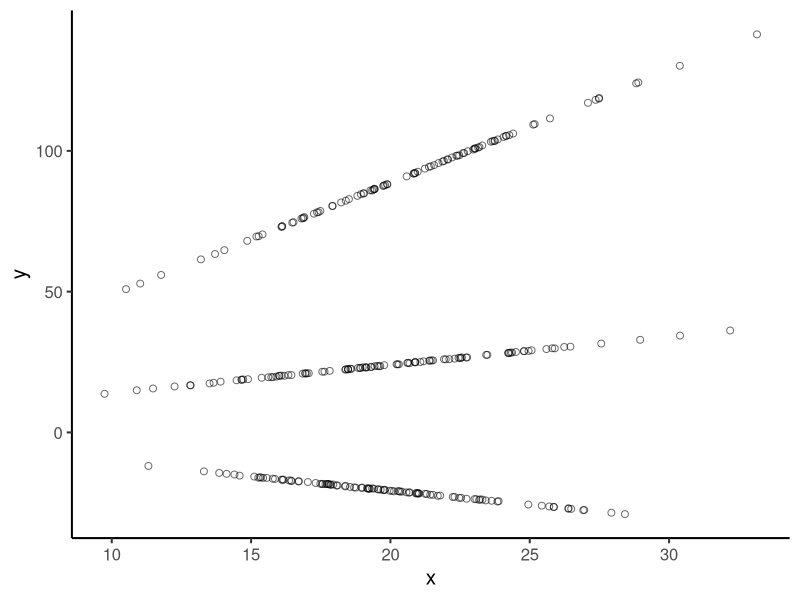
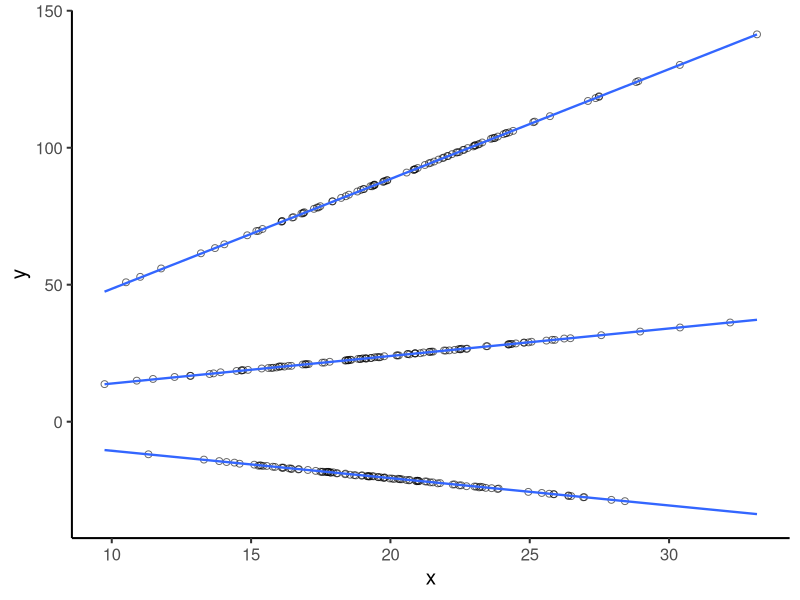

Generate these figures, in order, with R:
# Simulando dados de regressao quantilica

# ------------------------------------------------------------------------------
library(quantreg)
library(ggplot2)

# Determinando os qauntis e fixando os parametros do modelo

tau = c(0.25, 0.50, 0.75)
beta0 = c(0, 4, 8)
beta1 = c(-1, 1, 4)

# Simulando os dados

n = 1000
x = rnorm(n, 20, 4)
u = rnorm(n, 0, 1)
percentil = pnorm(u)

b0 = c()
b1 = c()

for (i in 1:n) {
  for (t in 1:length(tau)) {
    if (percentil[i] >= tau[t] - 0.05 & percentil[i] < tau[t] + 0.05) {
      b0[i] = beta0[t]
      b1[i] = beta1[t]
      break
    }
    else {
      if (t == length(tau)) {
        b0[i] = NA
        b1[i] = NA
      }
    }
  }
}

length(b0) ; length(b1) ; length(x) ; length(u)

y = b0 + b1 * x + u
df = data.frame(x, u, percentil, b0, b1, y)

dados = na.omit(df) ; dim(dados)

gg1 = ggplot(dados, aes(y = y, x = x)) +
  geom_point(shape = 1, size = 2, alpha = 0.6) +
  theme_classic(base_size = 15)
gg1

mod1 = rq(y ~ x, tau = tau, data = dados)

gg1 + geom_quantile(quantiles = tau, size = 0.8)
